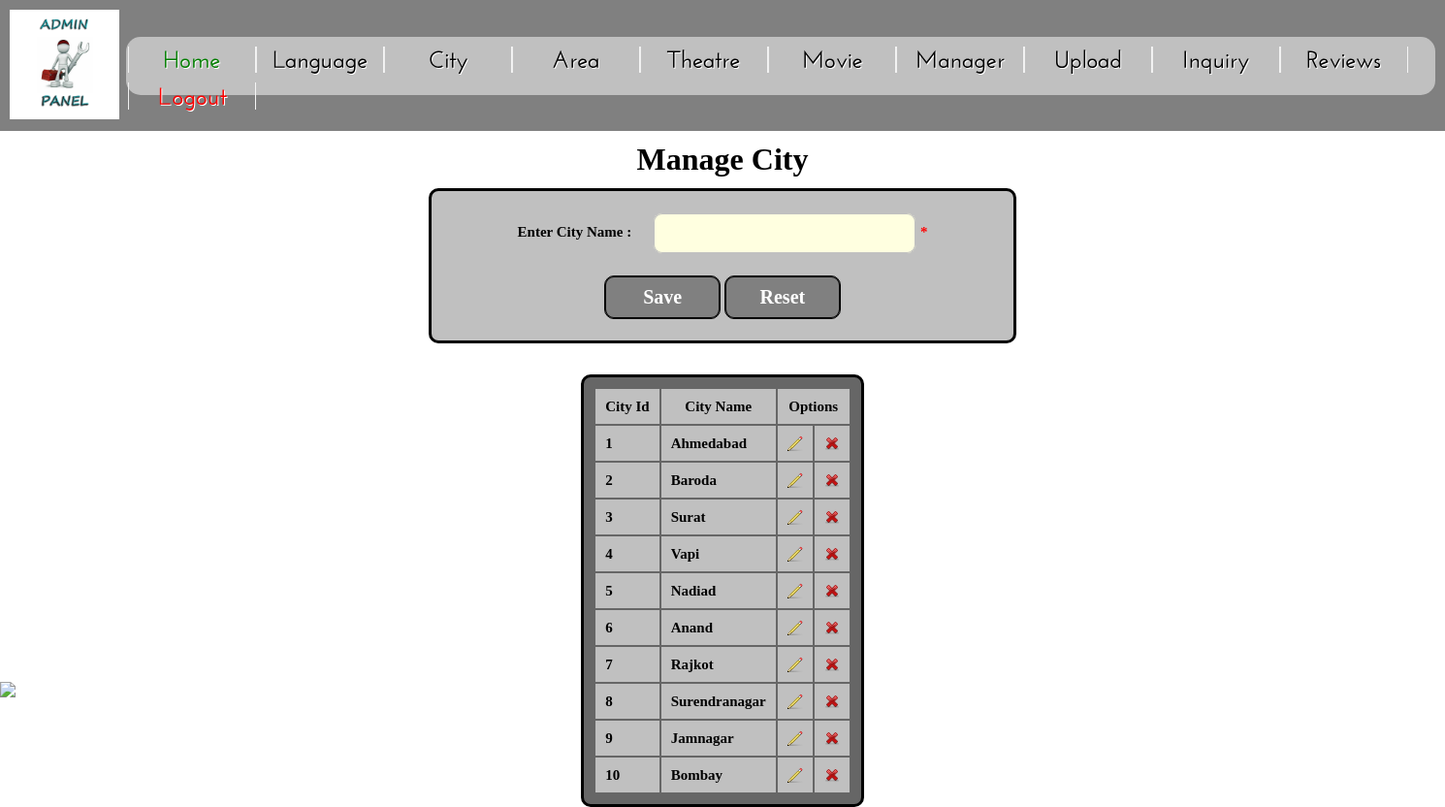
The page /admin/city.php (signed in) on the database its author committed.
### tables this page shows
CREATE TABLE `citymaster` (
  `cityid` int(4) NOT NULL auto_increment,
  `cityname` varchar(30) NOT NULL,
  PRIMARY KEY  (`cityid`),
  UNIQUE KEY `cityname` (`cityname`)
);

### admin/city.php (the view, shortened to what this page needs)
<?php
	include('header.php');
?>
<h1>Manage City </h1>
<form name="frm" method="get">
<div style="background-color:silver;width:600px;border-radius:10px;border:3px solid black;">
<table>
	<tr>
		<td>Enter City Name :
		<td><input class="txt" type="text" name="txtname" id="txtname" value="<?php echo $_REQUEST['cityname']; ?>" required>
		<input class="txt" type="hidden" name="txtid" id="txtid" value="<?php echo $_REQUEST['cityid']; ?>"><font color="red" size="5">*</font>
	</tr>
	<tr>
		<td colspan=2 align=center>
			<?php
				if($_REQUEST['mode']=="Update")
				{
			?>
				<input class="button" type="submit" name="submit" id="submit" value="Update">
			<?php
				}
				else
				{
			?>
				<input class="button" type="submit" name="submit" id="submit" value="Save">
			<?php
				}
			?>
			<input class="button" type="reset" name="reset" id="reset" value="Reset">
	</tr>
</table>
</div>
</form>
<?php
	$sql="Select *from citymaster order by cityid";
	$res=mysql_query($sql);
?>
	<br><br>
	<table width="100%" border="1"  class=tabledata>
		<tr><td align="center">City Id<td align=center>City Name<td align=center colspan=2>Options</tr>
<?php
		while($row=mysql_fetch_array($res))
		{
			$id=$row[0];
			$name=$row[1];
			echo "<tr>";
			echo "<td>".$row[0];
			echo "<td>".$row[1];
			echo "<td><a href='city.php?cityid=$id&cityname=$name&mode=Update'><img src='pencil.png'></a>";
			echo "<td><a href='city.php?cityid=$id&submit=Delete&mode=delete' onclick='return delete1();'><img src='cross.png'></a>";
		}
?>
	</table>
</div>

### admin/css/style1.css (style rules this page uses)
html, body, div, span, applet, object, iframe, p, blockquote, pre, a, abbr, acronym, address, big, cite, code, del, dfn, em, font, img, ins, kbd, q, s, samp, small, strike, strong, sub, sup, tt, var, b, u, i, center, dl, dt, dd, ol, ul, li, fieldset, form, label, legend, table, caption, tbody, tfoot, thead, tr, th, td, article, aside, details, figcaption, figure, footer, header, hgroup, mark, menu, meter, nav, output, progress, section, summary, time { margin:0; padding:0; border:0; outline:0; font-size:100%; vertical-align:baseline; background:transparent; }
html, body { height:100%; }
img { border:0; vertical-align:top; text-align:left; }
table, table td { background-color:silver; padding:10px; color:black; font-size:15px; font-weight:bold; }
.tabledata { border-radius:10px; width:auto; background-color:#666666; color:silver; border:3px solid black; }
input, select, textarea { font-family:Arial-Black; font-size:1em; vertical-align:middle; font-weight:normal; margin:0; padding:0; }
html { min-width:1088px; }
body { font-family:Arial-Black; font-size:100%; line-height:1em; color:#000; }
a { color:#74be00; outline:none; }
.button { display: inline-block; padding: 10px; background-color: gray; border-radius: 10px; text-decoration: none; color: white; width:120px; font-size: 20px; font-weight:bold; border: solid 1px black; box-shadow: inset 0px 0px 0px 1px black; }
.txt { display: inline-block; padding: 10px 10px 10px 10px; background-color: lightyellow; border-radius: 10px; width:250px; text-decoration: none; color: #000000; font-size: 18px; border: solid 1px silver; box-shadow: inset 0px 0px 0px 1px silver; }

### rows shown on the page
citymaster: cityid "1", cityname "Ahmedabad"
citymaster: cityid "2", cityname "Baroda"
citymaster: cityid "3", cityname "Surat"
citymaster: cityid "4", cityname "Vapi"
citymaster: cityid "5", cityname "Nadiad"
citymaster: cityid "6", cityname "Anand"
citymaster: cityid "7", cityname "Rajkot"
citymaster: cityid "8", cityname "Surendranagar"
citymaster: cityid "9", cityname "Jamnagar"
citymaster: cityid "10", cityname "Bombay"
